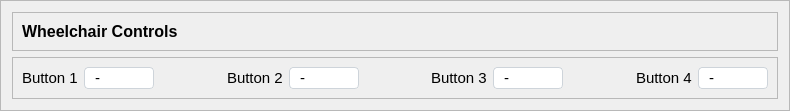
                 <widget class="QFrame" name="frame_42">
                  <property name="styleSheet">
                   <string notr="true">QComboBox{
	border:1px solid #ced4da;
	border-radius: 4px;
	padding-left:10px;
}

QComboBox::drop-down{
	border:0px;
}
QComboBox::down-arrow{
	image:url(:/icons/icons/arrow-down.svg);
	width:12px;
	height:12px;
	margin-right:15px;
}

QComboBox:on{
	border:4px solid #c2dbfe;
}

QComboBox QListView{
	font-size: 12px;
	border:1px solid rgba(0,0,0,10%);
	padding:5px;
	background-color:rgb(49, 49, 49);
	outline:0px;
}
QComboBox QListView:item{	
	padding-left:10px;
	background-color:rgb(49, 49, 49);
}

QComboBox QListView:item:hover{	
	background-color:#1e90ff;
}

QComboBox QListView:item:selected{	
	background-color:#1e90ff;
}</string>
                  </property>
                  <property name="frameShape">
                   <enum>QFrame::StyledPanel</enum>
                  </property>
                  <property name="frameShadow">
                   <enum>QFrame::Raised</enum>
                  </property>
                  <layout class="QVBoxLayout" name="verticalLayout_29">
                   <item>
                    <widget class="QFrame" name="frame_44">
                     <property name="frameShape">
                      <enum>QFrame::StyledPanel</enum>
                     </property>
                     <property name="frameShadow">
                      <enum>QFrame::Raised</enum>
                     </property>
                     <layout class="QHBoxLayout" name="horizontalLayout_26">
                      <item>
                       <widget class="QLabel" name="label_30">
                        <property name="font">
                         <font>
                          <pointsize>12</pointsize>
                          <weight>75</weight>
                          <bold>true</bold>
                         </font>
                        </property>
                        <property name="text">
                         <string>Wheelchair Controls </string>
                        </property>
                       </widget>
                      </item>
                     </layout>
                    </widget>
                   </item>
                   <item>
                    <widget class="QFrame" name="frame_43">
                     <property name="frameShape">
                      <enum>QFrame::StyledPanel</enum>
                     </property>
                     <property name="frameShadow">
                      <enum>QFrame::Raised</enum>
                     </property>
                     <layout class="QHBoxLayout" name="horizontalLayout_25">
                      <item>
                       <widget class="QLabel" name="label_27">
                        <property name="font">
                         <font>
                          <pointsize>11</pointsize>
                         </font>
                        </property>
                        <property name="text">
                         <string>Button 1</string>
                        </property>
                       </widget>
                      </item>
                      <item>
                       <widget class="QComboBox" name="wcCombo_1">
                        <property name="minimumSize">
                         <size>
                          <width>70</width>
                          <height>0</height>
                         </size>
                        </property>
                        <property name="font">
                         <font>
                          <pointsize>11</pointsize>
                         </font>
                        </property>
                        <property name="styleSheet">
                         <string notr="true">#comboBox{
	border:1px solid #ced4da;
	border-radius: 4px;
	padding-left:10px;
}

</string>
                        </property>
                        <item>
                         <property name="text">
                          <string>-</string>
                         </property>
                        </item>
                        <item>
                         <property name="text">
                          <string>push</string>
                         </property>
                        </item>
                        <item>
                         <property name="text">
                          <string>pull</string>
                         </property>
                        </item>
                        <item>
                         <property name="text">
                          <string>lift</string>
                         </property>
                        </item>
                        <item>
                         <property name="text">
                          <string>left</string>
                         </property>
                        </item>
                        <item>
                         <property name="text">
                          <string>right</string>
                         </property>
                        </item>
                       </widget>
                      </item>
                      <item>
                       <spacer name="horizontalSpacer_21">
                        <property name="orientation">
                         <enum>Qt::Horizontal</enum>
                        </property>
                        <property name="sizeType">
                         <enum>QSizePolicy::Expanding</enum>
                        </property>
                        <property name="sizeHint" stdset="0">
                         <size>
                          <width>67</width>
                          <height>20</height>
                         </size>
                        </property>
                       </spacer>
                      </item>
                      <item>
                       <widget class="QLabel" name="label_24">
                        <property name="font">
                         <font>
                          <pointsize>11</pointsize>
                         </font>
                        </property>
                        <property name="text">
                         <string>Button 2</string>
                        </property>
                       </widget>
                      </item>
                      <item>
                       <widget class="QComboBox" name="wcCombo_2">
                        <property name="minimumSize">
                         <size>
                          <width>70</width>
                          <height>0</height>
                         </size>
                        </property>
                        <property name="font">
                         <font>
                          <pointsize>11</pointsize>
                         </font>
                        </property>
                        <property name="styleSheet">
                         <string notr="true">#comboBox{
	border:1px solid #ced4da;
	border-radius: 4px;
	padding-left:10px;
}

</string>
                        </property>
                        <item>
                         <property name="text">
                          <string>-</string>
                         </property>
                        </item>
                        <item>
                         <property name="text">
                          <string>push</string>
                         </property>
                        </item>
                        <item>
                         <property name="text">
                          <string>pull</string>
                         </property>
                        </item>
                        <item>
                         <property name="text">
                          <string>lift</string>
                         </property>
                        </item>
                        <item>
                         <property name="text">
                          <string>left</string>
                         </property>
                        </item>
                        <item>
                         <property name="text">
                          <string>right</string>
                         </property>
                        </item>
                       </widget>
                      </item>
                      <item>
                       <spacer name="horizontalSpacer_19">
                        <property name="orientation">
                         <enum>Qt::Horizontal</enum>
                        </property>
                        <property name="sizeHint" stdset="0">
                         <size>
                          <width>66</width>
                          <height>20</height>
                         </size>
                        </property>
                       </spacer>
                      </item>
                      <item>
                       <widget class="QLabel" name="label_23">
                        <property name="font">
                         <font>
                          <pointsize>11</pointsize>
                         </font>
                        </property>
                        <property name="text">
                         <string>Button 3</string>
                        </property>
                       </widget>
                      </item>
                      <item>
                       <widget class="QComboBox" name="wcCombo_3">
                        <property name="minimumSize">
                         <size>
                          <width>70</width>
                          <height>0</height>
                         </size>
                        </property>
                        <property name="font">
                         <font>
                          <pointsize>11</pointsize>
                         </font>
                        </property>
                        <property name="styleSheet">
                         <string notr="true">#comboBox{
	border:1px solid #ced4da;
	border-radius: 4px;
	padding-left:10px;
}

</string>
                        </property>
                        <item>
                         <property name="text">
                          <string>-</string>
                         </property>
                        </item>
                        <item>
                         <property name="text">
                          <string>push</string>
                         </property>
                        </item>
                        <item>
                         <property name="text">
                          <string>pull</string>
                         </property>
                        </item>
                        <item>
                         <property name="text">
                          <string>lift</string>
                         </property>
                        </item>
                        <item>
                         <property name="text">
                          <string>left</string>
                         </property>
                        </item>
                        <item>
                         <property name="text">
                          <string>right</string>
                         </property>
                        </item>
                       </widget>
                      </item>
                      <item>
                       <spacer name="horizontalSpacer_22">
                        <property name="orientation">
                         <enum>Qt::Horizontal</enum>
                        </property>
                        <property name="sizeHint" stdset="0">
                         <size>
                          <width>67</width>
                          <height>20</height>
                         </size>
                        </property>
                       </spacer>
                      </item>
                      <item>
                       <widget class="QLabel" name="label_28">
                        <property name="font">
                         <font>
                          <pointsize>11</pointsize>
                         </font>
                        </property>
                        <property name="text">
                         <string>Button 4</string>
                        </property>
                       </widget>
                      </item>
                      <item>
                       <widget class="QComboBox" name="wcCombo_4">
                        <property name="minimumSize">
                         <size>
                          <width>70</width>
                          <height>0</height>
                         </size>
                        </property>
                        <property name="font">
                         <font>
                          <pointsize>11</pointsize>
                         </font>
                        </property>
                        <property name="styleSheet">
                         <string notr="true">#comboBox{
	border:1px solid #ced4da;
	border-radius: 4px;
	padding-left:10px;
}

</string>
                        </property>
                        <item>
                         <property name="text">
                          <string>-</string>
                         </property>
                        </item>
                        <item>
                         <property name="text">
                          <string>push</string>
                         </property>
                        </item>
                        <item>
                         <property name="text">
                          <string>pull</string>
                         </property>
                        </item>
                        <item>
                         <property name="text">
                          <string>lift</string>
                         </property>
                        </item>
                        <item>
                         <property name="text">
                          <string>left</string>
                         </property>
                        </item>
                        <item>
                         <property name="text">
                          <string>right</string>
                         </property>
                        </item>
                       </widget>
                      </item>
                     </layout>
                    </widget>
                   </item>
                  </layout>
                 </widget>
